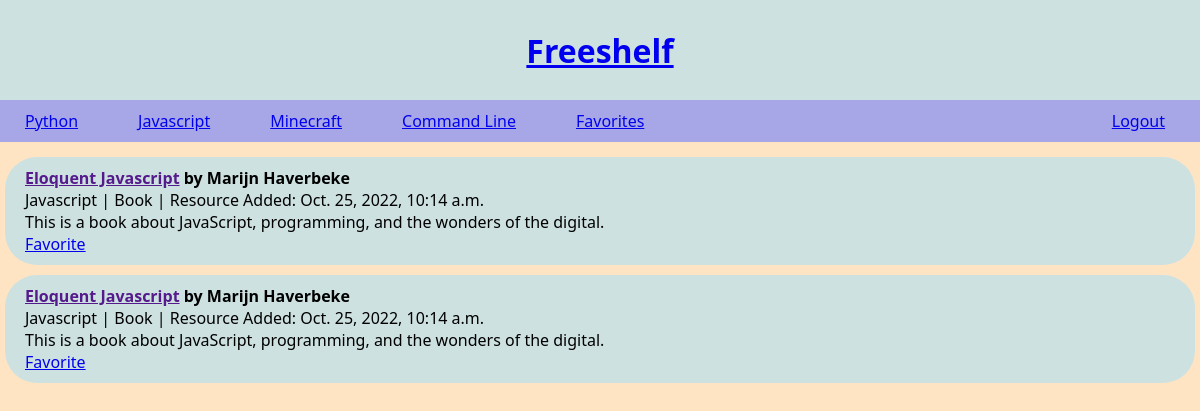
Page /favorite (signed in) on the earlier database version.
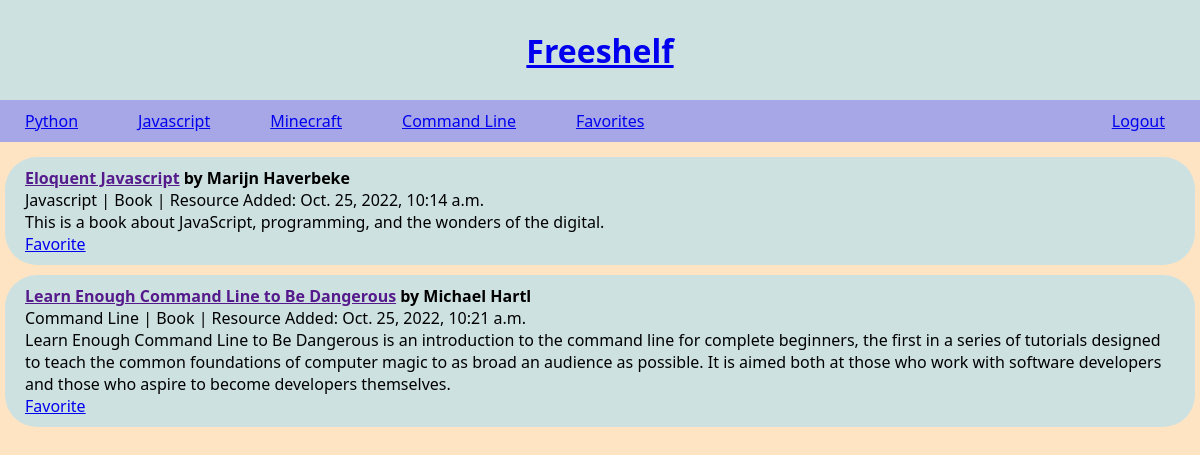
Same page on the later database version.
### freeshelf/models.py (models this page shows, shortened)
class Topic(models.Model):
    title = models.CharField(max_length=100)
    slug = models.SlugField(null=True)
    def __str__(self):
        return f"{self.title}"

class Favorite(models.Model):
    resource = models.ForeignKey('Resource', on_delete=models.CASCADE, related_name='favorites')
    user = models.ForeignKey('User', on_delete=models.CASCADE, blank=True, null=True, related_name='favorites')
    created_at = models.DateTimeField(auto_now_add=True)

class Resource(models.Model):
    title = models.CharField(max_length=200)
    author = models.CharField(max_length=200, default='Anonymous')
    topic = models.ForeignKey('Topic', on_delete=models.CASCADE, blank=True, null=True, related_name='resources')
    mediatype = models.ForeignKey('Mediatype', on_delete=models.CASCADE, blank=True, null=True)
    user = models.ForeignKey('User', on_delete=models.CASCADE, blank=True, null=True)
    description = models.TextField(max_length=1300)
    url = models.CharField(max_length=200)
    created_at = models.DateTimeField(auto_now_add=True)
    updated_at = models.DateTimeField(auto_now=True)

class Mediatype(models.Model):
    mediatype = models.CharField(max_length=50)
    def __str__(self):
        return f"{self.mediatype}"

### freeshelf/views.py (the view)
# urls.py: path('favorite', views.favorite_page, name='favorite_page'),
def favorite_page(request):
    favorited = Favorite.objects.filter(user = request.user).order_by('-created_at')
    topics = Topic.objects.all()
    return render(request, 'freeshelf/favorite_detail.html', {'favorited':favorited,'topics':topics})

### templates/freeshelf/favorite_detail.html
{% extends 'base.html' %}
{% block content %}
<header>
    <div class="linkcont">
        {% for topic in topics %}
            <p class="links"><a href="{% url 'topic_detail' slug=topic.slug %}">{{ topic }}</a></p>
        {% endfor %}
        <p class="links"><a href="{% url 'favorite_page' %}">Favorites</a></p>
    </div>
    <p class="links"><a href="{% url 'logout' %}">Logout</a></p>
</header>
<div class="container">
    {% for favorite in favorited %}
    <div class="resource">
        <h4><a href="{{ resource.url }}">{{ favorite.resource.title }}</a> by  {{ favorite.resource.author}}</h4>
        <p>{{ favorite.resource.topic }} | {{ favorite.resource.mediatype }} | Resource Added: {{ favorite.resource.created_at }}</p>
        <p>{{ favorite.resource.description }}</p>
        <div>
            <a href="{% url 'favorite' res_pk=favorite.resource.pk %}">Favorite</a>
        </div>
    </div>
    {% endfor %}
</div>
{% endblock %}

Differences in the rows shown:
removed Favorite: resource "Eloquent Javascript", resource.author "Marijn Haverbeke", resource.topic "Javascript", resource.mediatype "Book", resource.created_at "Oct. 25, 2022, 10:14 a.m.", resource.description "This is a book about JavaScript, programming, and the wonders of the digital."
added Favorite: resource "Learn Enough Command Line to Be Dangerous", resource.author "Michael Hartl", resource.topic "Command Line", resource.mediatype "Book", resource.created_at "Oct. 25, 2022, 10:21 a.m.", resource.description "Learn Enough Command Line to Be Dangerous is an introduction to the command line for complete beginners, the first in a series of tutorials designed to teach the common foundations of computer magic to as broad an audience as possible. It is aimed both at those who work with software developers and those who aspire to become developers themselves."
